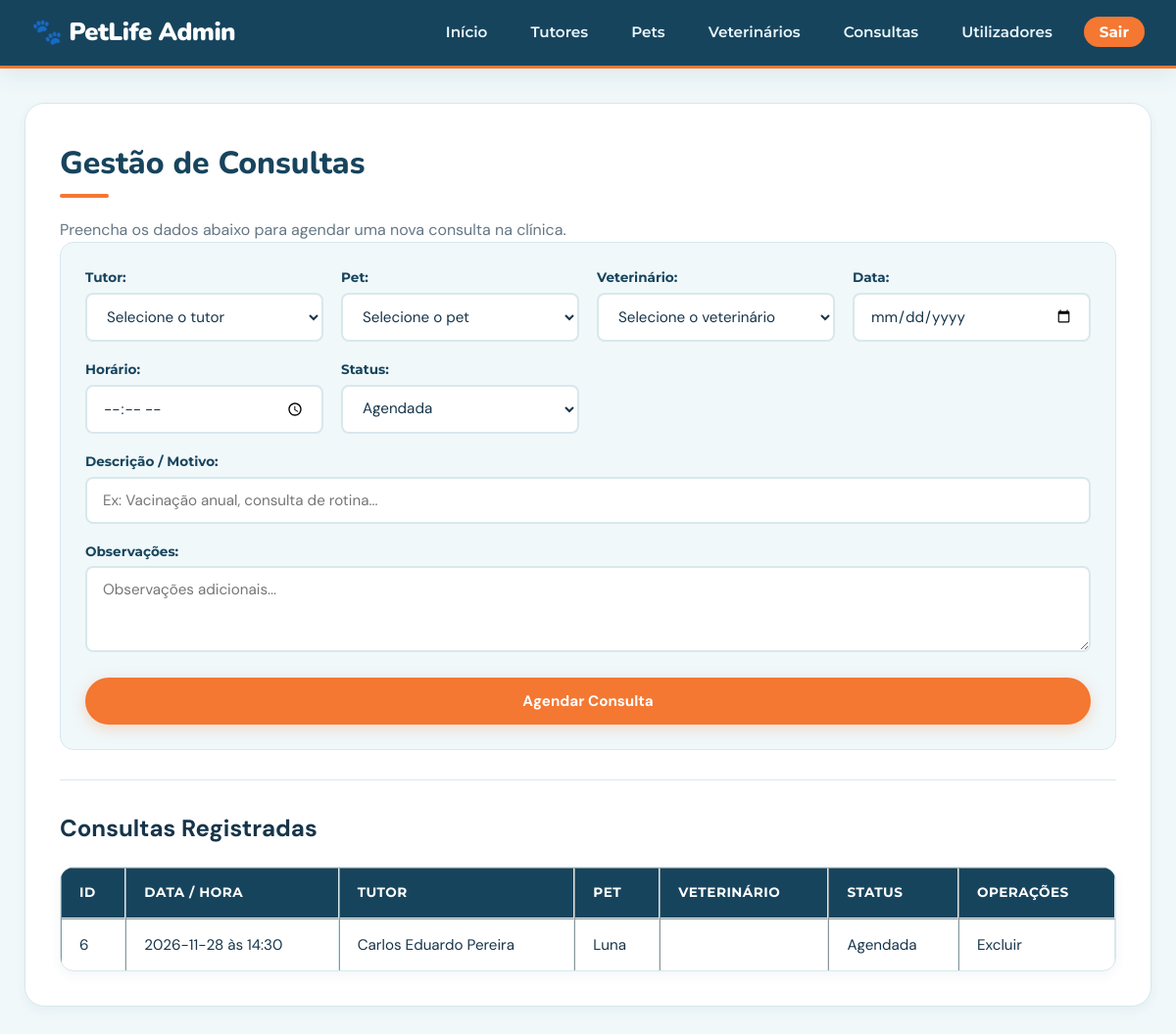
The app's page /admin/consultas.php (signed in) with its own data.
### tables this page shows
CREATE TABLE TUTOR (
    id_tutor INTEGER PRIMARY KEY AUTOINCREMENT,
    nome TEXT NOT NULL,
    cpf TEXT UNIQUE,
    telefone TEXT,
    email TEXT,
    endereco TEXT,
    data_cadastro DATE
);

### funcoes/banco-consultas.php (called while the page is built, shortened)
<?php
function listarConsultas($conexao) {
    $sql = "SELECT CONSULTA.*,
                   TUTOR.nome AS nome_tutor,
                   PET.nome AS nome_pet,
                   VETERINARIO.nome AS nome_vet
            FROM CONSULTA
            JOIN TUTOR ON CONSULTA.id_tutor = TUTOR.id_tutor
            JOIN PET ON CONSULTA.id_pet = PET.id_pet
            JOIN VETERINARIO ON CONSULTA.id_veterinario = VETERINARIO.id_veterinario
            ORDER BY CONSULTA.data DESC, CONSULTA.horario DESC";
    $stmt = $conexao->query($sql);
    return $stmt->fetchAll();
}
?>

### admin/consultas.php (the view, shortened to what this page needs)
<?php
require_once '../config/conexao.php';
require_once '../funcoes/banco-consultas.php';
require_once '../funcoes/banco-veterinarios.php';
$consultas = function_exists('listarConsultas') ? listarConsultas($conexao) : [];
?>
<!DOCTYPE html>
<html lang="pt">
<head>
    <link rel="stylesheet" href="../css/style.css">
</head>
<body>
    <header>
        <div class="header-wrapper">
            <h2>🐾 PetLife Admin</h2>
            <nav>
                <ul>
                    <li><a href="index.php">Início</a></li>
                    <li><a href="tutores.php">Tutores</a></li>
                    <li><a href="pets.php">Pets</a></li>
                    <li><a href="veterinarios.php">Veterinários</a></li>
                    <li><a href="consultas.php">Consultas</a></li>
                    <li><a href="usuarios.php">Utilizadores</a></li>
                    <li><a href="logout.php">Sair</a></li>
                </ul>
            </nav>
        </div>
    </header>
    <div class="container">
        <h1>Gestão de Consultas</h1>
        <p>Preencha os dados abaixo para agendar uma nova consulta na clínica.</p>
        <form action="consultas.php" method="POST">
            <div>
                <label for="id_tutor">Tutor:</label>
                <select name="id_tutor" id="id_tutor" required>
                    <option value="">Selecione o tutor</option>
                </select>
            </div>
            <div>
                <label for="id_pet">Pet:</label>
                <select name="id_pet" id="id_pet" required>
                    <option value="">Selecione o pet</option>
                </select>
            </div>
            <div>
                <label for="id_veterinario">Veterinário:</label>
                <select name="id_veterinario" id="id_veterinario" required>
                    <option value="">Selecione o veterinário</option>
                </select>
            </div>
            <div>
                <label for="data">Data:</label>
                <input type="date" name="data" id="data" required>
            </div>
            <div>
                <label for="horario">Horário:</label>
                <input type="time" name="horario" id="horario" required>
            </div>
            <div>
                <label for="status">Status:</label>
                <select name="status" id="status">
                    <option value="Agendada">Agendada</option>
                </select>
            </div>
            <div style="grid-column: 1 / -1;">
                <label for="descricao">Descrição / Motivo:</label>
                <input type="text" name="descricao" id="descricao" placeholder="Ex: Vacinação anual, consulta de rotina...">
            </div>
            <div style="grid-column: 1 / -1;">
                <label for="observacoes">Observações:</label>
                <textarea name="observacoes" id="observacoes" rows="3" placeholder="Observações adicionais..."></textarea>
            </div>
            <button type="submit">Agendar Consulta</button>
        </form>
        <hr>
        <h2>Consultas Registradas</h2>
        <table border="1">
            <thead>
                <tr>
                    <th>ID</th>
                    <th>Data / Hora</th>
                    <th>Tutor</th>
                    <th>Pet</th>
                    <th>Veterinário</th>
                    <th>Status</th>
                    <th colspan="2">Operações</th>
                </tr>
            </thead>
            <tbody>
                <?php if (!empty($consultas)): ?>
                    <?php foreach ($consultas as $c): ?>
                        <tr>
                            <td><?= $c['id_consulta'] ?? $c['id'] ?? '' ?></td>
                            <td><?= ($c['data'] ?? '') . ' às ' . ($c['horario'] ?? '') ?></td>
                            <td><?= $c['tutor_nome'] ?? $c['nome_tutor'] ?? 'N/D' ?></td>
                            <td><?= $c['pet_nome'] ?? $c['nome_pet'] ?? 'N/D' ?></td>
                            <td><?= $c['veterinario_nome'] ?? $c['nome_veterinario'] ?? '' ?></td>
                            <td><?= $c['status'] ?? 'Agendada' ?></td>
                            <td><a href="excluir-consultas.php?id_consulta=<?= $c['id_consulta'] ?>">Excluir</a></td>
                        </tr>
                    <?php endforeach; ?>
                <?php else: ?>
                    <tr>
                        <td colspan="6" style="text-align: center;">Nenhuma consulta agendada até o momento.</td>
                    </tr>
                <?php endif; ?>
            </tbody>
        </table>
    </div>
</body>
</html>

### records on screen
tutor: id_consulta "6", data "2026-11-28", horario "14:30", nome "Carlos Eduardo Pereira", pet_nome "Luna", status "Agendada"
